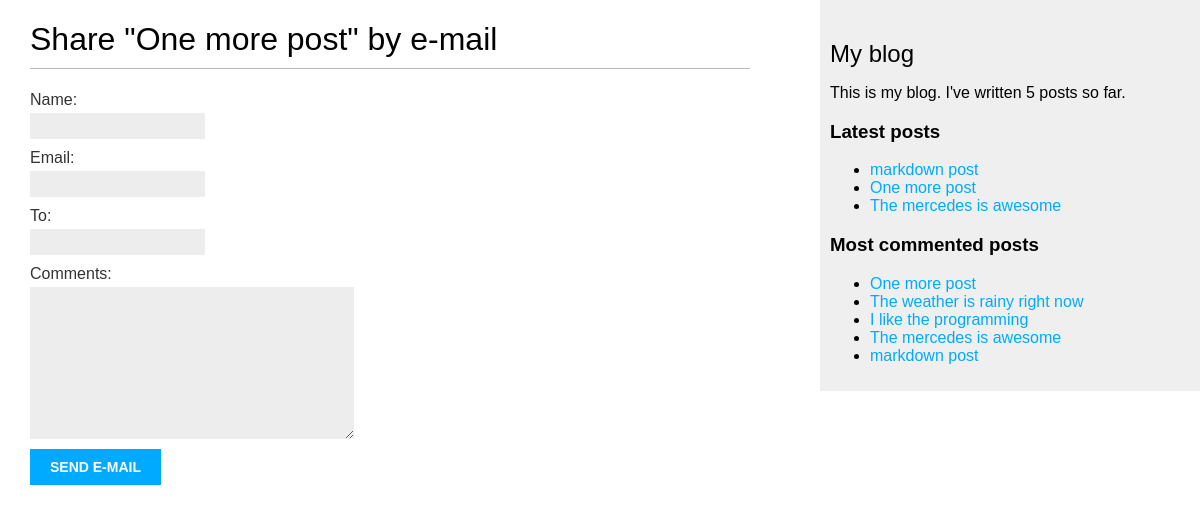
/blog/5/share/, run on the app's committed database.
### blog/models.py (models this page shows, shortened)
class Post(models.Model):
    class Status(models.TextChoices):
        DRAFT = "DF", "Draft"
        PUBLISHED = "PB", "PUBLISHED"
    title = models.CharField(max_length=250)
    slug = models.SlugField(max_length=250, unique_for_date="publish")
    author = models.ForeignKey(
        settings.AUTH_USER_MODEL,
        on_delete=models.CASCADE,
        related_name="blog_posts"
    )
    body = models.TextField()
    publish = models.DateTimeField(default=timezone.now)
    created = models.DateTimeField(auto_now_add=True)
    updated = models.DateTimeField(auto_now=True)
    status = models.CharField(
        max_length=2,
        choices=Status,
        default=Status.DRAFT
    )
    tags = TaggableManager()
    objects = models.Manager()  # The default manager
    published = PublishedManager()  # Our custom manager
    class Meta:
        ordering = ["-publish"]
        indexes = [
            models.Index(fields=["-publish"])
        ]
    def get_absolute_url(self):
        return reverse("blog:post_detail", args=[self.publish.year, self.publish.month, self.publish.day, self.slug])

### blog/views.py (the view)
# urls.py: path('<int:post_id>/share/', views.post_share, name="post_share"),
def post_share(request, post_id):
    post = get_object_or_404(Post, id=post_id, status=Post.Status.PUBLISHED)
    sent = False
    if request.method == "POST":
        form = EmailPostForm(request.POST)
        if form.is_valid():
            cd = form.cleaned_data
            post_url = request.build_absolute_uri(
                post.get_absolute_url()
            )
            subject = (
                f"{cd['name']} ({cd['email']}) "
                f"recommends you read {post.title}"
            )
            message = (
                f"Read {post.title} at {post_url}\n\n"
                f"{cd['name']}\'s comments: {cd['comments']}"
            )
            send_mail(
                subject=subject,
                message=message,
                from_email=None,
                recipient_list=[cd['to']]
            )
            sent = True
    else:
        form = EmailPostForm()
    return render(request, "blog/post/share.html", {'post': post, 'form': form, 'sent': sent})

### blog/forms.py
class EmailPostForm(forms.Form):
    name = forms.CharField(max_length=25)
    email = forms.EmailField()
    to = forms.EmailField()
    comments = forms.CharField(required=False, widget=forms.Textarea)

### blog/models.py (called while the page is built)
    def get_queryset(self):
        return (
            super().get_queryset().filter(status=Post.Status.PUBLISHED)
        )

### blog/templatetags/blog_tags.py (called while the page is built)
@register.simple_tag
def total_posts():
    return Post.published.count()

@register.inclusion_tag("blog/post/latest_posts.html")
def show_latest_posts(count=5):
    latest_posts = Post.published.order_by("-publish")[:count]
    return {'latest_posts': latest_posts}

@register.simple_tag
def get_most_commented_posts(count=5):
    return Post.published.annotate(
        total_comments=Count('comments')
    ).order_by('-total_comments')[:count]

### blog/templates/blog/post/share.html (shortened to what this page needs)
{% extends "blog/base.html" %}
{% block content %}
  {% if sent %}
    <h1>E-mail successfully sent</h1>
    <p>
      "{{ post.title }}" was successfully sent to {{ form.cleaned_data.to }}.
    </p>
  {% else %}
    <h1>Share "{{ post.title }}" by e-mail</h1>
    <form method="post" novalidate>
      {{ form.as_p }}
      <input type="submit" value="Send e-mail">
    </form>
  {% endif %}
{% endblock %}

### blog/templates/blog/base.html (shortened to what this page needs)
{% load blog_tags %}
{% load static %}
<!DOCTYPE html>
<html>
  <head>
    <link href="{% static "css/blog.css" %}" rel="stylesheet">
  </head>
  <body>
    <div id="content">{% block content %} {% endblock %}</div>
    <div id="sidebar">
      <h2>My blog</h2>
      <p>
        This is my blog.
        I've written {% total_posts %} posts so far.
      </p>
      <h3>Latest posts</h3>
      {% show_latest_posts 3 %}
      <h3>Most commented posts</h3>
      {% get_most_commented_posts as most_commented_posts %}
      <ul>
        {% for post in most_commented_posts %}
        <li>
          <a href="{{ post.get_absolute_url }}">{{ post.title }}</a>
        </li>
        {% endfor %}
      </ul>
    </div>
  </body>
</html>

### blog/templates/blog/post/latest_posts.html
<ul>
    {% for post in latest_posts %}
    <li>
        <a href="{{ post.get_absolute_url }}">{{ post.title }}</a>
    </li>
    {% endfor %}
</ul>

### blog/static/css/blog.css (style rules this page uses)
body { margin:0; padding:0; font-family:helvetica, sans-serif; }
a { color:#00abff; text-decoration:none; }
h1 { font-weight:normal; border-bottom:1px solid #bbb; padding:0 0 10px 0; }
h2 { font-weight:normal; margin:30px 0 0; }
#content { float:left; width:60%; padding:0 0 0 30px; }
#sidebar { float:right; width:30%; padding:10px; background:#efefef; height:100%; }
label { float:left; clear:both; color:#333; margin-bottom:4px; }
input, textarea { clear:both; float:left; margin:0 0 10px; background:#ededed; border:0; padding:6px 10px; font-size:12px; }
input[type=submit] { font-weight:bold; background:#00abff; color:#fff; padding:10px 20px; font-size:14px; text-transform:uppercase; }

### data on the page
Post: title "One more post"
Post: title "markdown post"
Post: title "The mercedes is awesome"
Post: title "The weather is rainy right now"
Post: title "I like the programming"
